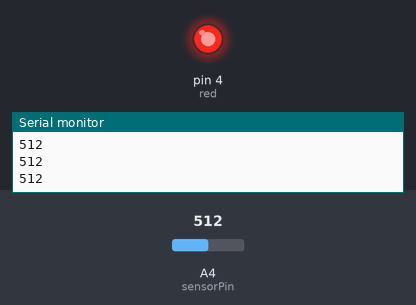
A sketch run on a simulated Arduino Uno, built with avr-gcc and run on an emulated ATmega328P. Shown: output pins drawn as LEDs (lit = HIGH), the last lines printed to the serial monitor. The inputs (shaded band) are chosen by the test bench; at power-on: A4 (sensorPin) = 512.

Above: at 1.2 s.
1.3 s: A4 (sensorPin) set to 4
2.8 s: A4 (sensorPin) set to 1
At 3.3 s:
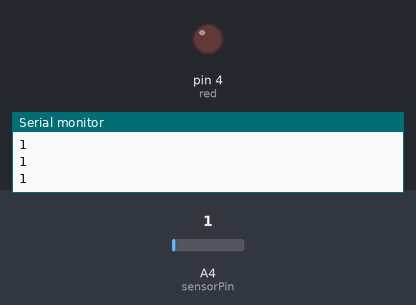
4.3 s: A4 (sensorPin) set to 122
At 4.6 s:
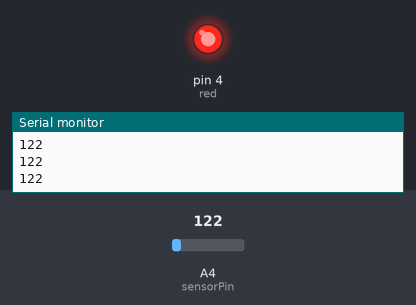
5.8 s: A4 (sensorPin) set to 0
At 6.9 s:
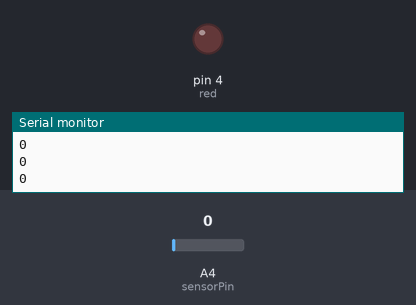
Timing chart, 0 to 8.3 s (numbered marks = the images above; inputs shaded):
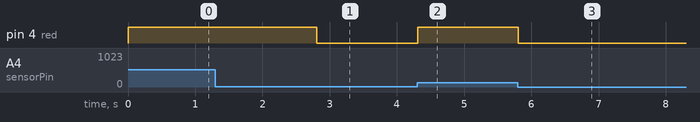

Measured:
- the behaviour switches between 3 and 2 on A4 (sensorPin) (found by bisection; images 0 and 1)
- after the input at 2.8 s, pin 4 (red): HIGH → LOW at once
- after the input at 4.3 s, pin 4 (red): LOW → HIGH at once
- after the input at 5.8 s, pin 4 (red): HIGH → LOW at once

The sketch:

SoundReactiveLED.ino
```cpp
//@Author: NAlomary
int sensorPin = 4;//pin A4
int red = 4;
int sensorVal = 0;

void setup(){
  pinMode(red, OUTPUT);
  Serial.begin(9600);
}
void loop()
{
  sensorVal = analogRead(sensorPin);
  Serial.println(sensorVal);
  if(sensorVal >2){
    digitalWrite(red, HIGH);
  }
  else{
    digitalWrite(red, LOW);
  }
}
```
